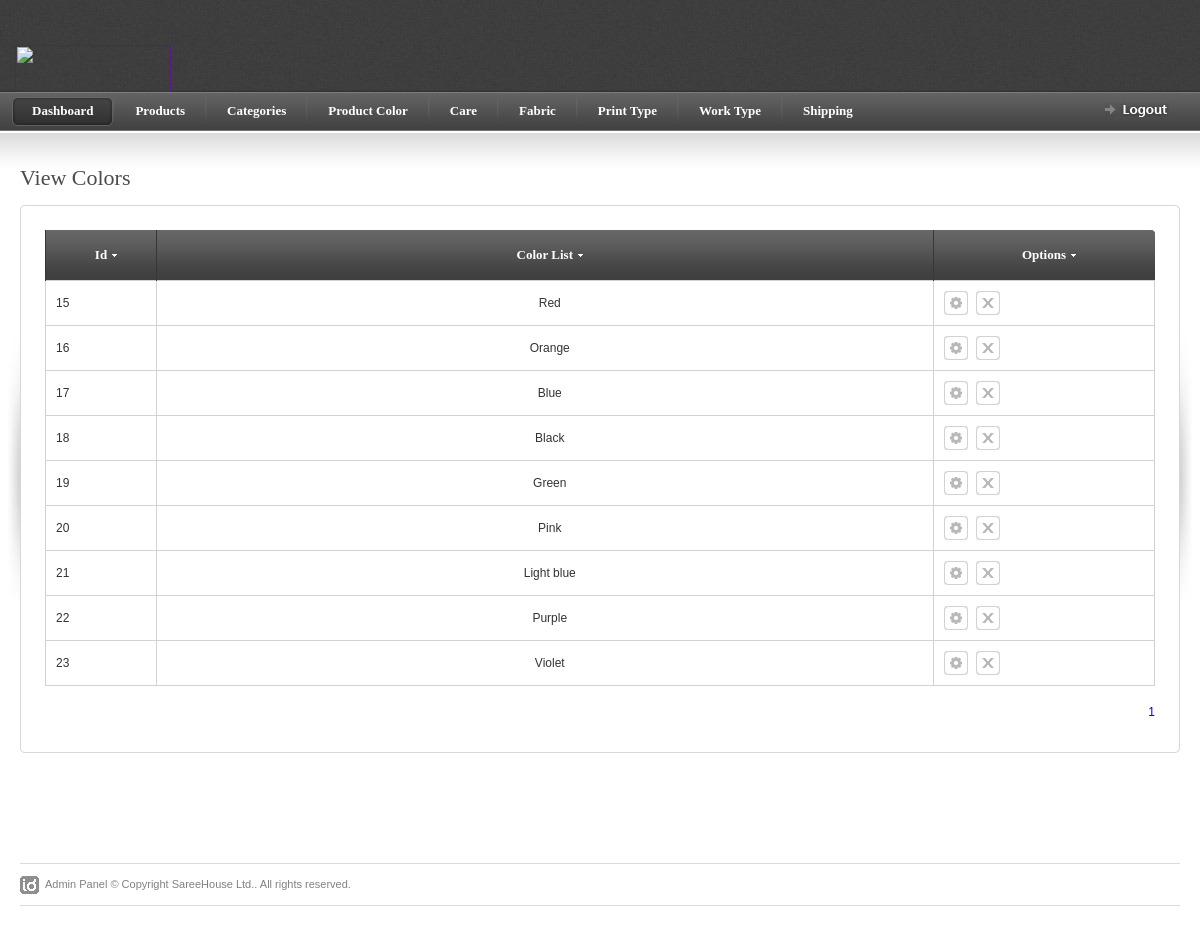
Screenshot of /admin/view_productcolour.php (signed in) with the database file from the repository.
### tables this page shows
CREATE TABLE IF NOT EXISTS `product_color` (
  `product_color_id` int(30) NOT NULL,
  `product_color_name` text NOT NULL
);

### admin/view_productcolour.php (the view, shortened to what this page needs)
<?php
if(!isset($_SESSION['user_name'])){
header("location: login.php");
}
else {
?>
<!DOCTYPE html PUBLIC "-//W3C//DTD XHTML 1.0 Strict//EN" "http://www.w3.org/TR/xhtml1/DTD/xhtml1-strict.dtd">
<html xmlns="http://www.w3.org/1999/xhtml">
<head>
<link rel="stylesheet" href="css/screen.css" type="text/css" media="screen" title="default" />
<link rel="stylesheet" href="css/datePicker.css" type="text/css" />
</head>
<body>
<div>
<?php include "topmenu.php" ?>
</div>
<div id="content-outer">
<div id="content">
	<div id="page-heading">
		<h1>View Colors</h1>
	</div>
	<table border="0" width="100%" cellpadding="0" cellspacing="0" id="content-table">
	<tr>
		<th rowspan="3" class="sized"><img src="images/shared/side_shadowleft.jpg" width="20" height="300" alt="" /></th>
		<th class="topleft"></th>
		<td id="tbl-border-top">&nbsp;</td>
		<th class="topright"></th>
		<th rowspan="3" class="sized"><img src="images/shared/side_shadowright.jpg" width="20" height="300" alt="" /></th>
	</tr>
	<tr>
		<td id="tbl-border-left"></td>
		<td>
		<div id="content-table-inner">
			<div id="table-content">
				<form id="mainform" action="#">
				<table border="0" width="100%" cellpadding="0" cellspacing="0" id="product-table">
				<tr>
					<th class="table-header-repeat line-left minwidth-1"style="width:50px !important;"><a id="" >Id</a></th>
					<th class="table-header-repeat line-left minwidth-1" style="text-align:center;"><a href="">Color List</a><?php echo $product_color_name; ?>	</th>
					<th class="table-header-options line-left"><a href="">Options</a></th>
				</tr>
				<?php
				$page=$_GET["page"];
				if($page=="" || $page=="1")
				{
					$page1=0;
				}
				else
				{
				$page1=($page*15)-15;
				}
				$res=mysql_query("select * from product_color limit $page1,15");
				while($row=mysql_fetch_array($res))
				{
				?>
				<tr>
					<td><?php echo $row['product_color_id'] ?></td>
					<td style="text-align:center;"><?php echo $row['product_color_name'] ?></td>
					<td class="options-width">
					<a href="edit_productcolour.php?edit=<?php echo $row['product_color_id']?>" title="Edit" class="icon-1 info-tooltip"></a>
					<a href="delete_productcolour.php?del=<?php echo $row['product_color_id']?>" title="Delete" class="icon-2 info-tooltip"></a>
					</td>
				</tr>
					<?php } ?>
				</table>
				</form>
			</div>
			<table border="0" cellpadding="0" cellspacing="0" id="paging-table">
			<tr>
			<td>
				<?php
			$res1=mysql_query("select * from product_color");
			$cou=mysql_num_rows($res1);
			$a=$cou/15;
			$a=ceil($a);
			for($b=1;$b<=$a;$b++)
			 {
			?><a href="view_productcolour.php?page=<?php echo $b; ?>" style="text-decoration:none;"><?php echo $b." ";?></a>
			 <?php	}	?>
			</td>
			</tr>
			</table>
		</div>
		</td>
		<td id="tbl-border-right"></td>
	</tr>
	<tr>
		<th class="sized bottomleft"></th>
		<td id="tbl-border-bottom">&nbsp;</td>
		<th class="sized bottomright"></th>
	</tr>
	</table>
</div>
</div>
<?php include "footer.php" ?>
</body>
</html>
<?php } ?>

### admin/css/screen.css (style rules this page uses)
* { margin: 0; padding: 0; }
html, body { height: 100%; }
body { background: #fff; color: #393939; font-family: Arial; font-size: 0px; line-height: 0; }
#content-outer { background: url(../images/shared/content_repeat.jpg) repeat-x; }
#content { color: #333; font-family: Arial, Helvetica, sans-serif; font-size: 12px; line-height: 18px; margin: 0 auto 0 auto; max-width: 1260px; min-width: 780px; padding: 35px 0px 30px 0px; }
#content-table { font-size: 0px; line-height: 0px; }
#content-table th.sized { height: 15px; width: 15px; padding: 0; margin: 0; font-size: 0px; line-height: 0px; }
#content-table-inner { font-size: 12px; line-height: 12px; padding: 10px 0 20px 0; }
#tbl-border-top { background: url(../images/shared/border_bit.jpg) top repeat-x; line-height: 0;font-size: 0px; height: 15px; }
#tbl-border-bottom { background: url(../images/shared/border_bit.jpg) bottom repeat-x; line-height: 0;font-size: 0px; height: 15px; }
#tbl-border-left { background: url(../images/shared/border_bit.jpg) left repeat-y; }
#tbl-border-right { background: url(../images/shared/border_bit.jpg) right repeat-y; }
#table-content { line-height: 16px; margin: 0 10px 10px 10px; min-height: 300px; }
.topleft { background: url(../images/shared/corner_top_left.jpg) no-repeat; width:15px; height:15px; }
.topright { background: url(../images/shared/corner_top_right.jpg) no-repeat; width:15px; height:15px; }
.bottomleft { background: url(../images/shared/corner_bottom_left.jpg) no-repeat; width:15px; height:15px; }
.bottomright { background: url(../images/shared/corner_bottom_right.jpg) no-repeat; width:15px; height:15px; }
#page-heading { margin: 0 0 15px 20px; }
h1 { color: #4b4b4b; font-family: Tahoma; font-size: 22px; line-height: 24px; font-weight: normal; }
a.icon-1 { background: url(../images/table/table_icon_1.gif) no-repeat; display: block; float: left; height: 24px; margin: 0 8px 0 0; width: 24px; }
a.icon-2 { background: url(../images/table/table_icon_2.gif) no-repeat; display: block; float: left; height: 24px; margin: 0 8px 0 0; width: 24px; }
#product-table { margin-bottom: 20px; }
#product-table td a { color: #393939; }
#product-table th { height: 50px; text-align: center; }
#product-table .minwidth-1 { min-width: 110px; }
#product-table td { border: 1px solid #d2d2d2; padding: 10px 0 10px 10px; }
td.options-width { padding: 0 0 0 10px; width: 210px; }
.table-header-options { background: url(../images/table/table_header_options.jpg) no-repeat; border: none; min-width: 221px; padding: 0px 0 0 0; width: 221px; }
.table-header-repeat { background: url(../images/table/table_header_repeat.jpg) repeat-x; border: none; font-size: 0px; line-height: 0; padding: 0px 0 0 0; }
.table-header-options a, .table-header-repeat a { background: url(../images/table/table_sort_arrow.gif) right no-repeat; color: #fff; font-family: Tahoma; font-size: 13px; font-weight: bold; line-height: 14px; margin: 0 0 0 10px; padding: 0 10px 0 0; }
th.line-left { border-left: 1px solid #373737; }
#paging-table { float: right; margin: 0 10px 0 0; }
table { border-collapse: collapse; }
a { outline: none; text-decoration: none; }
img { border: 0; }
form { margin: 0; padding: 0; }

### rows the page displays
product_color: product_color_id "15", product_color_name "Red"
product_color: product_color_id "16", product_color_name "Orange"
product_color: product_color_id "17", product_color_name "Blue"
product_color: product_color_id "18", product_color_name "Black"
product_color: product_color_id "19", product_color_name "Green"
product_color: product_color_id "20", product_color_name "Pink"
product_color: product_color_id "21", product_color_name "Light blue"
product_color: product_color_id "22", product_color_name "Purple"
product_color: product_color_id "23", product_color_name "Violet"
